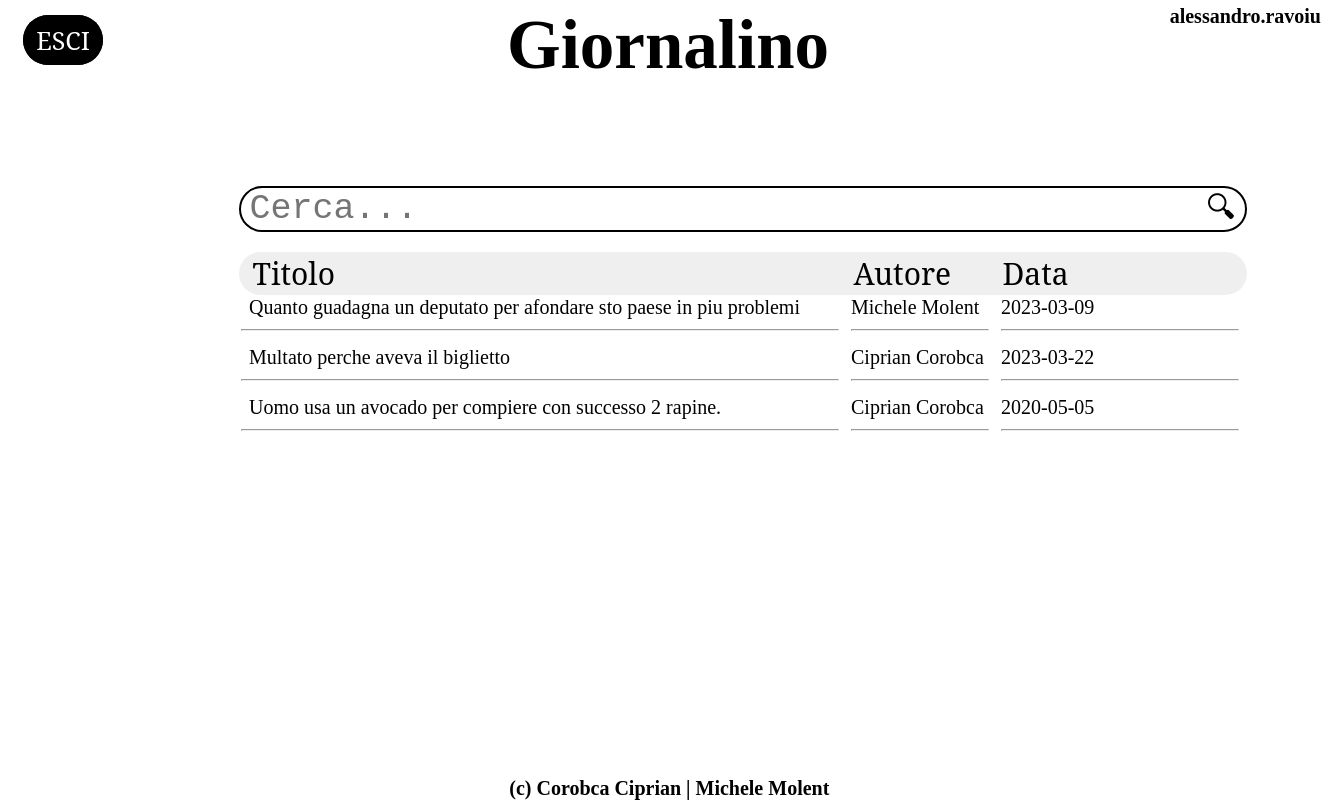
Page /valid.php (signed in) on the committed database.
### tables this page shows
CREATE TABLE `tblarticoli` (
  `idArt` int(11) NOT NULL,
  `titolo` varchar(100) NOT NULL,
  `contenuto` text NOT NULL,
  `categoria` varchar(50) NOT NULL,
  `dataP` date NOT NULL,
  `scrittore` int(11) NOT NULL,
  `validato` int(11) DEFAULT NULL
);

CREATE TABLE `tblutenti` (
  `matricola` int(11) NOT NULL,
  `nome` varchar(50) NOT NULL,
  `cognome` varchar(50) NOT NULL,
  `idAcc` int(11) NOT NULL
);

### valid.php (the view, shortened to what this page needs)
<!DOCTYPE html>
<html>
    <head>
        <link type="text/css" rel="stylesheet" href="style.css"></link>
    </head>
    <body>
        <?php
            if(isset($_SESSION['user']))
            {
                echo"<form method='POST' action='logout.php'>
                        <button class='logout'>ESCI</button>
                    </form>";
                echo"<h5 style='top:0;
                                right:0;
                                margin-right:15px;
                                margin-top:5px;
                                position:fixed;
                                display:block;'
                                >".$_SESSION['user']."</h5>";
            }
            else
            {
                echo"<script>close();</script>";
            }
        ?>
        <div class="header">
            <a class="homelink" href="valid.php"><h1>Giornalino</h1></a>
        </div>
        <div class="maindiv">
            <form method="POST" action="valid_specific.php">
                <input type="text" placeholder="Cerca..." name="cerca" class="searchbar" required>
                <button class="searchbtn">🔍︎</button>
            </form>
            <div style="text-align:center;">
                <form method="POST" action="valid_ordered.php">
                    <button name="titolo" class="headingbtn" style="width:610px;margin-left:5px;
                                                                    border-top-left-radius:30px;
                                                                    border-bottom-left-radius:30px;
                                                                    text-indent:8px;">Titolo</button>
                    <button name="autore" class="headingbtn" style="width:150px;">Autore</button>
                    <button name="data" class="headingbtn" style="width:250px;
                                                                  border-top-right-radius:30px;
                                                                  border-bottom-right-radius:30px;">Data</button>
                </form>
                <form method="POST" action="artvalid.php">
                    <?php
                    include_once("connect.php");
                    $query1 = "SELECT tblarticoli.idArt,tblarticoli.titolo,tblarticoli.dataP,tblutenti.nome,tblutenti.cognome
                               FROM tblarticoli
                               JOIN tblutenti ON tblutenti.matricola = tblarticoli.scrittore
                               WHERE tblarticoli.validato IS NULL;";
                    $res = $c->query($query1);
                    if($res == false)
                    {
                        echo"error";
                    }
                    else
                    {
                        while($data = mysqli_fetch_array($res,MYSQLI_ASSOC))
                        {
                            echo"<button class='visualizer' style='width:610px;text-indent:8px;
                                                        border-top-left-radius:30px;
                                                        border-bottom-left-radius:30px;'
                                name='art' value='".$data['idArt']."' id='titolo'>".$data['titolo']."</label><hr>";
                            echo"<button class='visualizer' style='width:150px;'
                                    name='art' value='".$data['idArt']."' id='autore'>".$data['nome']." ".$data['cognome']."</label><hr>";
                            echo"<button class='visualizer' style='width:250px;
                                                            border-top-right-radius:30px;
                                                            border-bottom-right-radius:30px;'
                                    name='art' value='".$data['idArt']."' id='data'>".$data['dataP']."</label><br><hr>";
                        }
                    }
                    ?>
                </form>
            </div>
        </div>
        <?php
            if(isset($_SESSION['user']))
            {
                echo"<form method='POST' action='logout.php'>
                     <button class='logout'>ESCI</button>
                     </form>";
            }
            else
            {
                echo"<script>close();</script>";
            }
        ?>
        <div class="footer">
            <a class="homelink" target=”_blank” href="https://www.youtube.com/watch?v=dQw4w9WgXcQ"><h5>(c) Corobca Ciprian | Michele Molent</h5></a>
        </div>
    </body>
</html>

### style.css (style rules this page uses)
html,body { text-align: center; }
h1 { font-size:69px; font-family:Times New Roman; color:#000000; }
h5 { font-size:20px; font-family:Times New Roman; color:#000000; display:inline; margin:45px; }
.maindiv { width:1200px; margin-left:10%; }
.header { position:absolute fixed; margin-top:-30px; margin-bottom:100px; margin-top:-40px; }
.footer { box-sizing: border-box; bottom:0; position:fixed; text-align: center; background-color: #ffffff; width:99%; }
.homelink { text-decoration: none; }
.searchbar { border:2px solid; width:1000px; font-size: 35px; text-indent: 7px; margin-bottom:20px; border-radius:25px; font-family:Courier New; }
.searchbtn { font-size: 30px; border-radius: 50%; margin-left:-50px; border:none; background: transparent; }
.headingbtn { border:none; font-size: 30px; font-family:Noto Serif; margin-left:-5px; overflow: hidden; text-align: left; }
.visualizer { font-family: Century; font-size: 20px; border:none; background: transparent; text-overflow: ellipsis; overflow: hidden; white-space:nowrap; text-align: left; }
.logout { display:block; margin-top:15px; margin-left:15px; font-family:Noto Serif; width:80px; height:50px; position:fixed; top:0; font-size:25px; border-radius:50px; border:none; background-color: #000000; color:#ffffff; transition: 0.2s; }

### rows in the picture
tblarticoli: $data['idArt'] 2 (drawn), titolo "Quanto guadagna un deputato per afondare sto paese in piu problemi", scrittore.nome "Michele", scrittore.cognome "Molent", dataP "2023-03-09"
tblarticoli: $data['idArt'] 4 (drawn), titolo "Multato perche aveva il biglietto", scrittore.nome "Ciprian", scrittore.cognome "Corobca", dataP "2023-03-22"
tblarticoli: $data['idArt'] 7 (drawn), titolo "Uomo usa un avocado per compiere con successo 2 rapine.", scrittore.nome "Ciprian", scrittore.cognome "Corobca", dataP "2020-05-05"

### other values in the picture
$_SESSION['user'] "alessandro.ravoiu"
